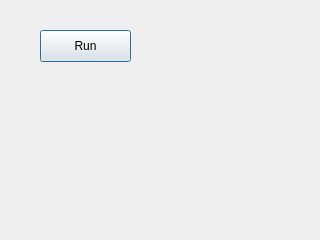
<?xml version="1.0" encoding="UTF-8"?>
<ui version="4.0">
 <class>LoopDialog</class>
 <widget class="QDialog" name="LoopDialog">
  <property name="geometry">
   <rect>
    <x>0</x>
    <y>0</y>
    <width>320</width>
    <height>240</height>
   </rect>
  </property>
  <property name="windowTitle">
   <string>Control for Test Loop</string>
  </property>
  <widget class="QPushButton" name="RUN">
   <property name="geometry">
    <rect>
     <x>40</x>
     <y>30</y>
     <width>91</width>
     <height>32</height>
    </rect>
   </property>
   <property name="text">
    <string>Run</string>
   </property>
  </widget>
 </widget>
 <resources/>
 <connections/>
</ui>
